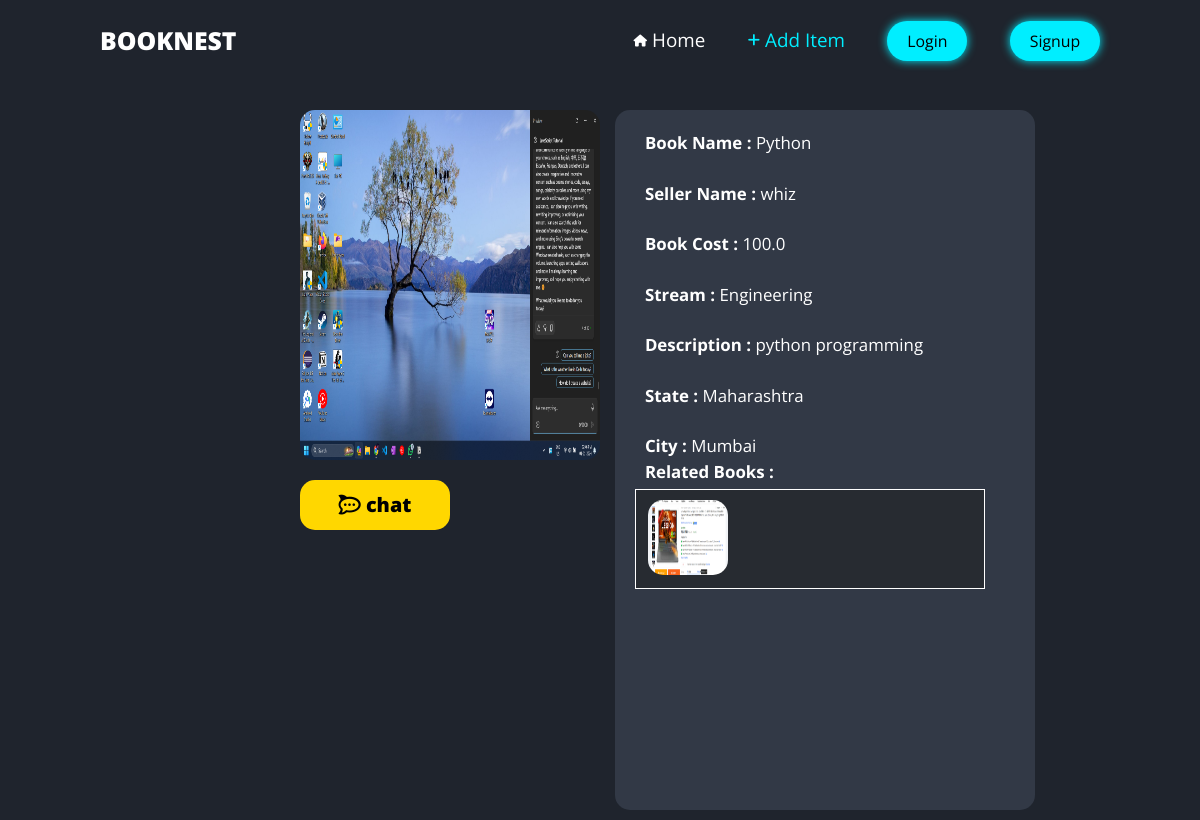
Before: /item/browse/1/ with the older database file.
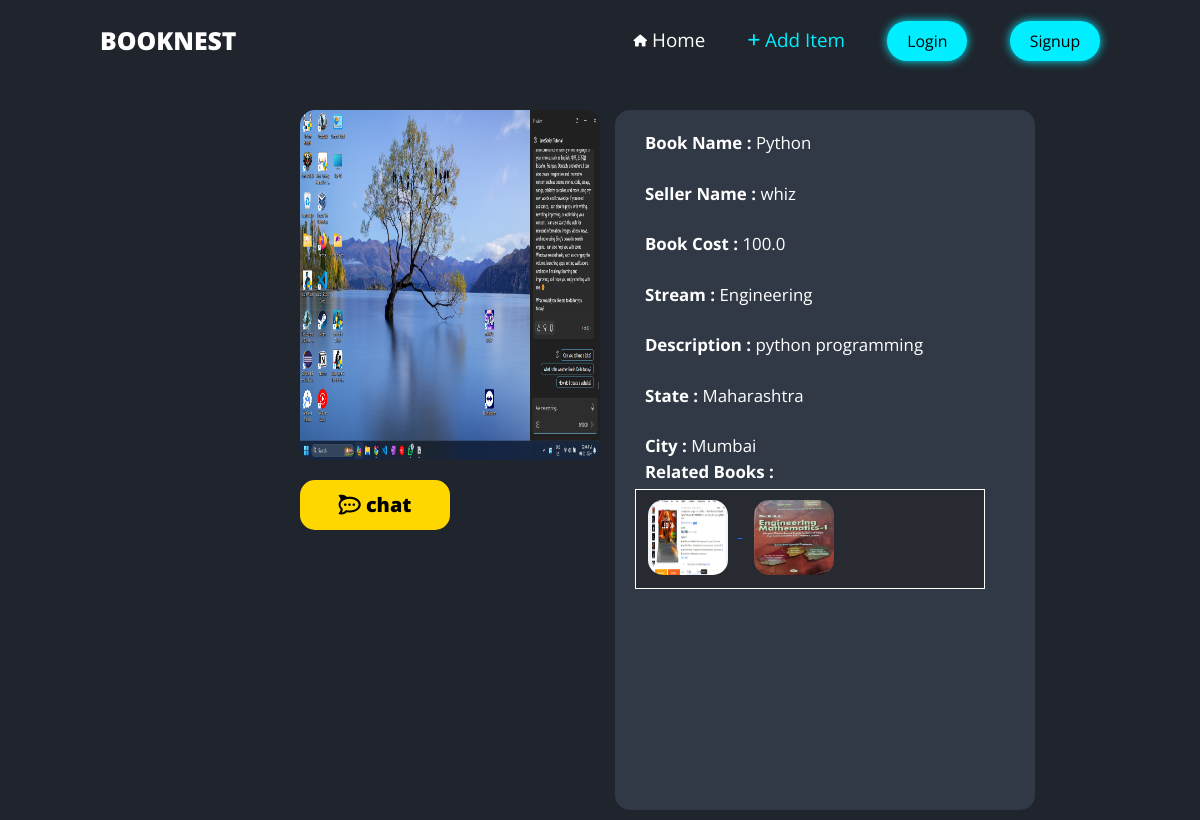
After: the same page with the newer database file.
### item/models.py (models this page shows, shortened)
class Items(models.Model):
    category =  models.ForeignKey(Category,related_name="items",on_delete=models.CASCADE)
    publication = models.CharField(max_length=30)
    is_combo = models.BooleanField(default=False)
    book_name = models.CharField(max_length=255)
    description = models.TextField(null=True, blank=True)
    price = models.FloatField()
    image = models.ImageField(upload_to="item_images",blank=True,null=True)
    is_sold = models.BooleanField(default=False)
    created_by = models.ForeignKey(User ,related_name='items',on_delete=models.CASCADE)
    created_at = models.DateField(auto_now_add=True)

### item/views.py (the view)
# urls.py: path('browse/<int:pk>/',views.detail,name="book_info"),
def detail(request,pk):
    item =  Items.objects.get(pk=pk)
    if item is None:
        return HttpResponse(status_code=404)
    else:
        releated_items = Items.objects.filter(category = item.category , is_sold=False).exclude(pk=pk)[:3]
        return render(request,'item/Bookinfo.html',{"item":item , "related_items":releated_items})

### item/models.py (called while the page is built)
    def __str__(self):
        return self.name

### item/templates/item/Bookinfo.html (shortened to what this page needs)
{% load static %}
<html>
    <head>
        <link href="https://cdn.jsdelivr.net/npm/bootstrap@5.3.0/dist/css/bootstrap.min.css" rel="stylesheet" ="sha384-9ndCyUaIbzAi2FUVXJi0CjmCapSmO7SnpJef0486qhLnuZ2cdeRhO02iuK6FUUVM">
        <link rel="stylesheet" href="{% static "browse.css" %}">
        <link rel="stylesheet" href="{% static "Bookinfo.css" %}">
        <link rel="stylesheet" href="https://cdnjs.cloudflare.com/ajax/libs/font-awesome/6.4.0/css/all.min.css" />
    </head>
    <body>
        <nav class="sticky-top">
			<label class="logo"><a href="/home"><b>BOOKNEST</b></a></label>
			<ul>
				<li><a href="/home"><i class="fa-solid fa-house"></i>Home</a></li>
				<li><a href="/item/new" class="active"><i class="fa-solid fa-plus" style="font-size:14px;"></i>Add Item</a></li>
                {% if request.user.is_authenticated %}
				<li><a href="/dashboard"><i class="fa-solid fa-user"></i>Profile</a></li>
                <li><a href="#"><button>Inbox</button></a></li>
				<li><a href="/logout"><button>Logout</button></a></li>
                {% else %}
                <li><a href="/login"><button>Login</button></a></li>
				<li><a href="/signup"><button>Signup</button></a></li>
                {% endif %}
			</ul>
        </nav>
        <div class="row">
            <div class="col">
                <img src="{{item.image.url}}" alt="Python Programming">
                {% if request.user == item.created_by %}
                <a href="/item/browse/{{item.pk}}/edit">
                    <button id="chatbtn"><i class="fa-brands fa-rocketchat"></i><b>Edit</b></button>
                </a>
                <a href="/item/browse/{{item.pk}}/delete">
                    <button id="chatbtn"><i class="fa-brands fa-rocketchat"></i><b>Delete</b></button>
                </a>
                {% else %}
                <a href="#">
                    <button id="chatbtn"><i class="fa-brands fa-rocketchat"></i><b>chat</b></button>
                </a>
                {% endif %}
            </div>
            <div class="col">
                <div class="dashboard">
                    <form action="">
                        <label for="p1">Book Name : </label>
                        <span id="p4">{{item.book_name}}</span>
                        <br><br>
                        <label for="p2">Seller Name : </label>
                        <span id="p1">{{item.created_by}}</span>
                        <br><br>
                        <label for="p3">Book Cost : </label>
                        <span id="p5">{{item.price}}</span>
                        <br><br>
                        <label for="p4">Stream : </label>
                        <span id="p6">{{item.category}}</span>
                        <br><br>
                        <label for="p5">Description : </label>
                        <span id="p7">{{item.description}}</span>
                        <br><br>
                        <label for="p6">State : </label>
                        <span id="p9">Maharashtra</span>
                        <br><br>
                        <label for="p7">City : </label>
                        <span id="p10">Mumbai</span>
                        <br>
                        {% if related_items %}
                        <label for="rbook">Related Books : </label>
                        <div class="rbook">
                            {% for item in related_items %}
                            <a href="#">
                                <img src="{{item.image.url}}" alt="book image">
                            </a>
                            {% endfor %}
                        </div>
                        {% endif %}
                    </form>
                </div>
            </div>
        </div>
    </body>
</html>

Changed rows visible on the page:
added Items: image (picture)
